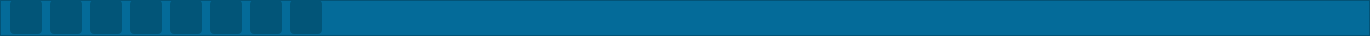
          <widget class="QFrame" name="bar_cb_pg">
           <property name="enabled">
            <bool>true</bool>
           </property>
           <property name="geometry">
            <rect>
             <x>0</x>
             <y>0</y>
             <width>1370</width>
             <height>36</height>
            </rect>
           </property>
           <property name="maximumSize">
            <size>
             <width>1370</width>
             <height>36</height>
            </size>
           </property>
           <property name="styleSheet">
            <string notr="true">/**background-color: rgb(213, 244, 230);**/background-color: rgb(4, 107, 153);
</string>
           </property>
           <property name="frameShape">
            <enum>QFrame::StyledPanel</enum>
           </property>
           <property name="frameShadow">
            <enum>QFrame::Raised</enum>
           </property>
           <widget class="QPushButton" name="btn_abrir">
            <property name="geometry">
             <rect>
              <x>50</x>
              <y>0</y>
              <width>32</width>
              <height>34</height>
             </rect>
            </property>
            <property name="cursor">
             <cursorShape>PointingHandCursor</cursorShape>
            </property>
            <property name="toolTip">
             <string>Abrir</string>
            </property>
            <property name="styleSheet">
             <string notr="true">QPushButton{
/* Color de fondo*/
/**background-color: rgb(213, 244, 230);**/
	background-color: rgb(2, 85, 120);

font: 75 12pt &quot;Bell MT&quot;;
border-radius : 4px;
/**border : 2px solid  rgb(240, 240, 240);**/

}

/* Cambia color al estar sobre*/
QPushButton:hover{
	
	background-color: rgb(0, 207, 255);
}
/* Cambia color al dar click*/
QPushButton:pressed{

background-color:rgb(173, 238, 236);

}


</string>
            </property>
            <property name="text">
             <string/>
            </property>
            <property name="icon">
             <iconset>
              <normaloff>resource/Abrir.ico</normaloff>resource/Abrir.ico</iconset>
            </property>
            <property name="iconSize">
             <size>
              <width>20</width>
              <height>20</height>
             </size>
            </property>
           </widget>
           <widget class="QPushButton" name="btn_guardar">
            <property name="geometry">
             <rect>
              <x>90</x>
              <y>0</y>
              <width>32</width>
              <height>34</height>
             </rect>
            </property>
            <property name="cursor">
             <cursorShape>PointingHandCursor</cursorShape>
            </property>
            <property name="toolTip">
             <string>Guardar</string>
            </property>
            <property name="styleSheet">
             <string notr="true">QPushButton{
/* Color de fondo*/
/**background-color: rgb(213, 244, 230);**/
	background-color: rgb(2, 85, 120);

font: 75 12pt &quot;Bell MT&quot;;
border-radius : 4px;
/**border : 2px solid  rgb(240, 240, 240);**/

}

/* Cambia color al estar sobre*/
QPushButton:hover{
	
	background-color: rgb(0, 207, 255);
}
/* Cambia color al dar click*/
QPushButton:pressed{

background-color:rgb(173, 238, 236);

}


</string>
            </property>
            <property name="text">
             <string/>
            </property>
            <property name="icon">
             <iconset>
              <normaloff>resource/Guardar.ico</normaloff>resource/Guardar.ico</iconset>
            </property>
            <property name="iconSize">
             <size>
              <width>20</width>
              <height>20</height>
             </size>
            </property>
           </widget>
           <widget class="QPushButton" name="btn_inicio">
            <property name="geometry">
             <rect>
              <x>130</x>
              <y>0</y>
              <width>32</width>
              <height>34</height>
             </rect>
            </property>
            <property name="cursor">
             <cursorShape>PointingHandCursor</cursorShape>
            </property>
            <property name="toolTip">
             <string>Inicio</string>
            </property>
            <property name="styleSheet">
             <string notr="true">QPushButton{
/* Color de fondo*/
/**background-color: rgb(213, 244, 230);**/
	background-color: rgb(2, 85, 120);

font: 75 12pt &quot;Bell MT&quot;;
border-radius : 4px;
/**border : 2px solid  rgb(240, 240, 240);**/

}

/* Cambia color al estar sobre*/
QPushButton:hover{
	
	background-color: rgb(0, 207, 255);
}
/* Cambia color al dar click*/
QPushButton:pressed{

background-color:rgb(173, 238, 236);

}


</string>
            </property>
            <property name="text">
             <string/>
            </property>
            <property name="icon">
             <iconset>
              <normaloff>resource/I.ico</normaloff>resource/I.ico</iconset>
            </property>
            <property name="iconSize">
             <size>
              <width>20</width>
              <height>20</height>
             </size>
            </property>
           </widget>
           <widget class="QPushButton" name="btn_matrices">
            <property name="geometry">
             <rect>
              <x>170</x>
              <y>0</y>
              <width>32</width>
              <height>34</height>
             </rect>
            </property>
            <property name="cursor">
             <cursorShape>PointingHandCursor</cursorShape>
            </property>
            <property name="toolTip">
             <string>Matrices de rigidez</string>
            </property>
            <property name="styleSheet">
             <string notr="true">QPushButton{
/* Color de fondo*/
/**background-color: rgb(213, 244, 230);**/
	background-color: rgb(2, 85, 120);

font: 75 12pt &quot;Bell MT&quot;;
border-radius : 4px;
/**border : 2px solid  rgb(240, 240, 240);**/

}

/* Cambia color al estar sobre*/
QPushButton:hover{
	background-color: rgb(0, 207, 255);
}
/* Cambia color al dar click*/
QPushButton:pressed{

background-color:rgb(173, 238, 236);

}


</string>
            </property>
            <property name="text">
             <string/>
            </property>
            <property name="icon">
             <iconset>
              <normaloff>resource/K.ico</normaloff>resource/K.ico</iconset>
            </property>
            <property name="iconSize">
             <size>
              <width>20</width>
              <height>20</height>
             </size>
            </property>
           </widget>
           <widget class="QPushButton" name="btn_delta_fuerza">
            <property name="geometry">
             <rect>
              <x>210</x>
              <y>0</y>
              <width>32</width>
              <height>34</height>
             </rect>
            </property>
            <property name="font">
             <font>
              <family>Bell MT</family>
              <pointsize>12</pointsize>
              <italic>false</italic>
              <bold>false</bold>
             </font>
            </property>
            <property name="cursor">
             <cursorShape>PointingHandCursor</cursorShape>
            </property>
            <property name="mouseTracking">
             <bool>true</bool>
            </property>
            <property name="toolTip">
             <string>Exportar a Excel</string>
            </property>
            <property name="accessibleName">
             <string extracomment="Exportar a Excel"/>
            </property>
            <property name="accessibleDescription">
             <string/>
            </property>
            <property name="styleSheet">
             <string notr="true">QPushButton{
/* Color de fondo*/
/**background-color: rgb(213, 244, 230);**/
	background-color: rgb(2, 85, 120);

font: 75 12pt &quot;Bell MT&quot;;
border-radius : 4px;
/**border : 2px solid  rgb(240, 240, 240);**/

}

/* Cambia color al estar sobre*/
QPushButton:hover{
	
	background-color: rgb(0, 207, 255);
}
/* Cambia color al dar click*/
QPushButton:pressed{

background-color:rgb(173, 238, 236);

}


</string>
            </property>
            <property name="text">
             <string/>
            </property>
            <property name="icon">
             <iconset>
              <normaloff>resource/Delta-F.png</normaloff>resource/Delta-F.png</iconset>
            </property>
            <property name="iconSize">
             <size>
              <width>23</width>
              <height>23</height>
             </size>
            </property>
            <property name="checkable">
             <bool>false</bool>
            </property>
            <property name="checked">
             <bool>false</bool>
            </property>
           </widget>
           <widget class="QPushButton" name="btn_fuerzas">
            <property name="geometry">
             <rect>
              <x>250</x>
              <y>0</y>
              <width>32</width>
              <height>34</height>
             </rect>
            </property>
            <property name="cursor">
             <cursorShape>PointingHandCursor</cursorShape>
            </property>
            <property name="toolTip">
             <string>Fuerzas Internas</string>
            </property>
            <property name="styleSheet">
             <string notr="true">QPushButton{
/* Color de fondo*/
/**background-color: rgb(213, 244, 230);**/
	background-color: rgb(2, 85, 120);

font: 75 12pt &quot;Bell MT&quot;;
border-radius : 4px;
/**border : 2px solid  rgb(240, 240, 240);**/

}

/* Cambia color al estar sobre*/
QPushButton:hover{
	
	background-color: rgb(0, 207, 255);
}
/* Cambia color al dar click*/
QPushButton:pressed{

background-color:rgb(173, 238, 236);

}


</string>
            </property>
            <property name="text">
             <string/>
            </property>
            <property name="icon">
             <iconset>
              <normaloff>resource/F.ico</normaloff>resource/F.ico</iconset>
            </property>
            <property name="iconSize">
             <size>
              <width>20</width>
              <height>20</height>
             </size>
            </property>
           </widget>
           <widget class="QPushButton" name="btn_deformada">
            <property name="geometry">
             <rect>
              <x>290</x>
              <y>0</y>
              <width>32</width>
              <height>34</height>
             </rect>
            </property>
            <property name="cursor">
             <cursorShape>PointingHandCursor</cursorShape>
            </property>
            <property name="mouseTracking">
             <bool>true</bool>
            </property>
            <property name="toolTip">
             <string>Deformada</string>
            </property>
            <property name="styleSheet">
             <string notr="true">QPushButton{
/* Color de fondo*/
/**background-color: rgb(213, 244, 230);**/
	background-color: rgb(2, 85, 120);

font: 75 12pt &quot;Bell MT&quot;;
border-radius : 4px;
/**border : 2px solid  rgb(240, 240, 240);**/

}

/* Cambia color al estar sobre*/
QPushButton:hover{
	
	background-color: rgb(0, 207, 255);
}
/* Cambia color al dar click*/
QPushButton:pressed{

background-color:rgb(173, 238, 236);

}


</string>
            </property>
            <property name="text">
             <string/>
            </property>
            <property name="icon">
             <iconset>
              <normaloff>resource/D.ico</normaloff>resource/D.ico</iconset>
            </property>
            <property name="iconSize">
             <size>
              <width>30</width>
              <height>20</height>
             </size>
            </property>
            <property name="checkable">
             <bool>false</bool>
            </property>
            <property name="checked">
             <bool>false</bool>
            </property>
            <property name="autoDefault">
             <bool>false</bool>
            </property>
           </widget>
           <widget class="QPushButton" name="btn_nuevo">
            <property name="geometry">
             <rect>
              <x>10</x>
              <y>0</y>
              <width>32</width>
              <height>34</height>
             </rect>
            </property>
            <property name="cursor">
             <cursorShape>PointingHandCursor</cursorShape>
            </property>
            <property name="toolTip">
             <string>Nuevo</string>
            </property>
            <property name="whatsThis">
             <string>Nuevo</string>
            </property>
            <property name="styleSheet">
             <string notr="true">QPushButton{
/* Color de fondo*/
/**background-color: rgb(213, 244, 230);**/
	background-color: rgb(2, 85, 120);

font: 75 12pt &quot;Bell MT&quot;;
border-radius : 4px;
/**border : 2px solid  rgb(240, 240, 240);**/

}

/* Cambia color al estar sobre*/
QPushButton:hover{
	
	background-color: rgb(0, 207, 255);
}
/* Cambia color al dar click*/
QPushButton:pressed{

background-color:rgb(173, 238, 236);

}


</string>
            </property>
            <property name="text">
             <string/>
            </property>
            <property name="icon">
             <iconset>
              <normaloff>resource/Nuevo.ico</normaloff>resource/Nuevo.ico</iconset>
            </property>
            <property name="iconSize">
             <size>
              <width>20</width>
              <height>20</height>
             </size>
            </property>
           </widget>
          </widget>
